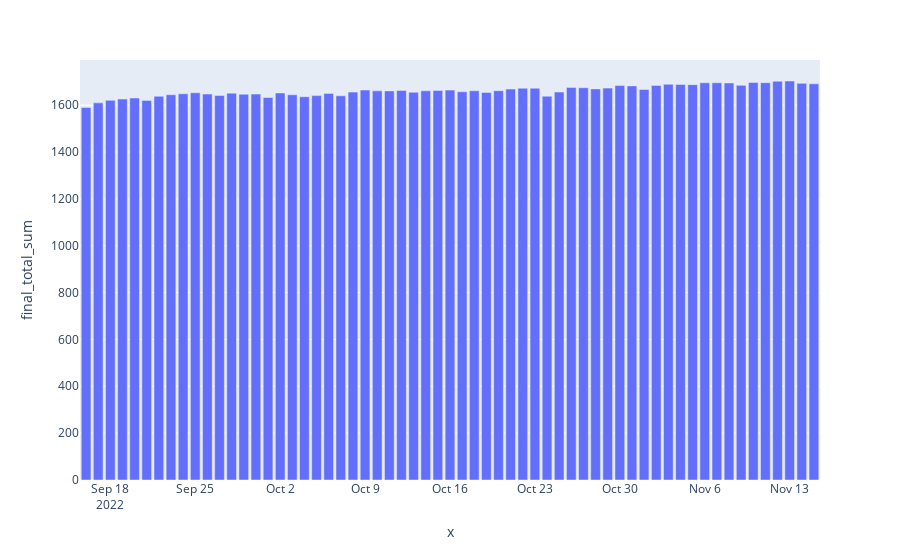

The notebook cell this image was saved under:
### Code cell
total_reward=reward_day.groupby('Date')[['final_total_sum']].sum()
total_reward['final_total_sum']=total_reward['final_total_sum']/10**9
import plotly.express as px
px.bar(total_reward[1:-1], x=total_reward[1:-1].index, y='final_total_sum')

### Figure 1 — Plotly figure (JSON) as saved in the notebook; plotly's stock layout.template omitted (floating-point values rounded to 4 significant figures)
{"data": [{"alignmentgroup": "True", "hovertemplate": "x=%{x}<br>final_total_sum=%{y}<extra></extra>", "legendgroup": "", "marker": {"color": "#636efa", "pattern": {"shape": ""}}, "name": "", "offsetgroup": "", "orientation": "v", "showlegend": false, "textposition": "auto", "type": "bar", "x": ["2022-09-16", "2022-09-17", "2022-09-18", "2022-09-19", "2022-09-20", "2022-09-21", "2022-09-22", "2022-09-23", "2022-09-24", "2022-09-25", "2022-09-26", "2022-09-27", "2022-09-28", "2022-09-29", "2022-09-30", "2022-10-01", "2022-10-02", "2022-10-03", "2022-10-04", "2022-10-05", "2022-10-06", "2022-10-07", "2022-10-08", "2022-10-09", "2022-10-10", "2022-10-11", "2022-10-12", "2022-10-13", "2022-10-14", "2022-10-15", "2022-10-16", "2022-10-17", "2022-10-18", "2022-10-19", "2022-10-20", "2022-10-21", "2022-10-22", "2022-10-23", "2022-10-24", "2022-10-25", "2022-10-26", "2022-10-27", "2022-10-28", "2022-10-29", "2022-10-30", "2022-10-31", "2022-11-01", "2022-11-02", "2022-11-03", "2022-11-04", "2022-11-05", "2022-11-06", "2022-11-07", "2022-11-08", "2022-11-09", "2022-11-10", "2022-11-11", "2022-11-12", "2022-11-13", "2022-11-14", "2022-11-15"], "xaxis": "x", "y": [1590.0, 1610.0, 1621.0, 1626.0, 1631.0, 1620.0, 1638.0, 1644.0, 1648.0, 1653.0, 1647.0, 1641.0, 1651.0, 1647.0, 1647.0, 1633.0, 1652.0, 1644.0, 1636.0, 1641.0, 1650.0, 1640.0, 1656.0, 1665.0, 1661.0, 1661.0, 1663.0, 1655.0, 1661.0, 1663.0, 1664.0, 1657.0, 1661.0, 1654.0, 1662.0, 1669.0, 1672.0, 1672.0, 1638.0, 1656.0, 1676.0, 1674.0, 1669.0, 1673.0, 1684.0, 1682.0, 1667.0, 1684.0, 1689.0, 1689.0, 1688.0, 1696.0, 1696.0, 1695.0, 1685.0, 1697.0, 1696.0, 1702.0, 1703.0, 1693.0, 1691.0], "yaxis": "y"}], "layout": {"barmode": "relative", "legend": {"tracegroupgap": 0}, "margin": {"t": 60}, "xaxis": {"anchor": "y", "domain": [0, 1], "title": {"text": "x"}}, "yaxis": {"anchor": "x", "domain": [0, 1], "title": {"text": "final_total_sum"}}}}
